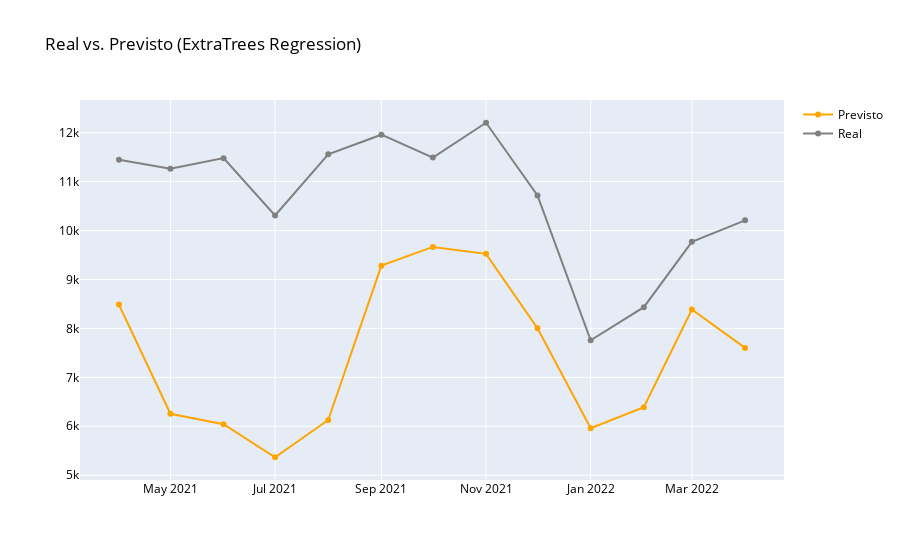

This figure's notebook cell:
### Code cell
fig = go.Figure(data=[
    go.Scatter(name='Previsto', x=df_r_teste['data'], y=pred_teste_et_tuned, marker={'color': 'orange'}),
    go.Scatter(name='Real', x=df_r_teste['data'], y=y_r_teste, marker={'color': 'gray'})
    ])
fig.update_layout(font=dict(color='black'), title_text='Real vs. Previsto (ExtraTrees Regression)')
fig.show()

### Figure 1 — Plotly figure (JSON) as saved in the notebook; plotly's stock layout.template omitted (floating-point values rounded to 4 significant figures)
{"data": [{"marker": {"color": "orange"}, "name": "Previsto", "type": "scatter", "x": ["2021-04-01", "2021-05-01", "2021-06-01", "2021-07-01", "2021-08-01", "2021-09-01", "2021-10-01", "2021-11-01", "2021-12-01", "2022-01-01", "2022-02-01", "2022-03-01", "2022-04-01"], "y": [8487.0, 6254.0, 6043.0, 5366.0, 6129.0, 9282.0, 9665.0, 9524.0, 8002.0, 5959.0, 6391.0, 8387.0, 7601.0]}, {"marker": {"color": "gray"}, "name": "Real", "type": "scatter", "x": ["2021-04-01", "2021-05-01", "2021-06-01", "2021-07-01", "2021-08-01", "2021-09-01", "2021-10-01", "2021-11-01", "2021-12-01", "2022-01-01", "2022-02-01", "2022-03-01", "2022-04-01"], "y": [11447, 11263, 11480, 10307, 11559, 11959, 11491, 12203, 10718, 7757, 8433, 9770, 10208]}], "layout": {"font": {"color": "black"}, "title": {"text": "Real vs. Previsto (ExtraTrees Regression)"}}}
